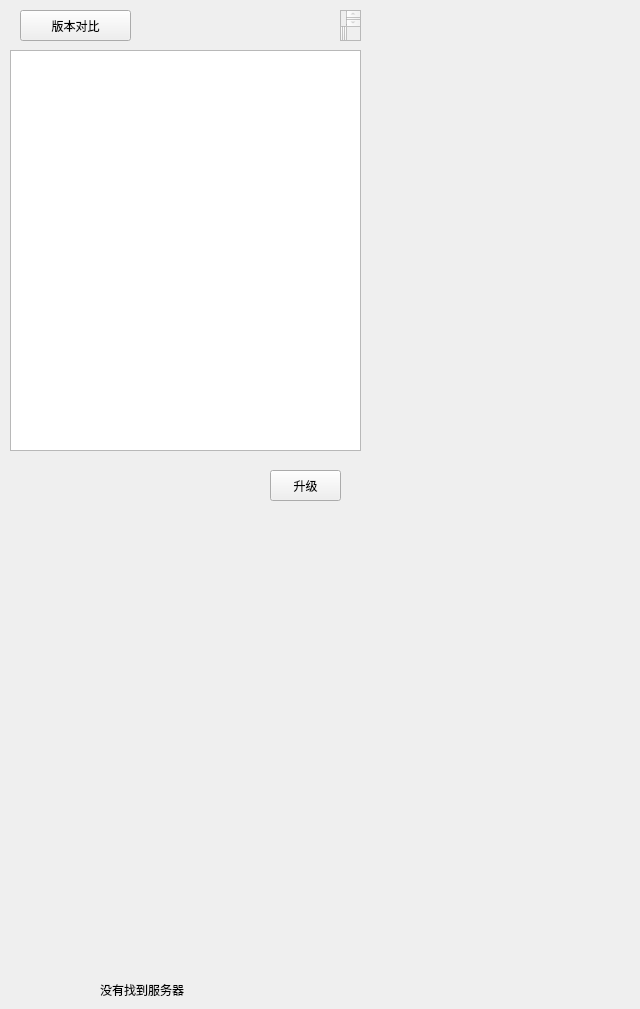
   <widget class="QWidget" name="page_10">
    <widget class="QTextBrowser" name="textBrowser_help_page9">
     <property name="enabled">
      <bool>false</bool>
     </property>
     <property name="geometry">
      <rect>
       <x>340</x>
       <y>10</y>
       <width>21</width>
       <height>31</height>
      </rect>
     </property>
     <property name="html">
      <string>&lt;!DOCTYPE HTML PUBLIC &quot;-//W3C//DTD HTML 4.0//EN&quot; &quot;http://www.w3.org/TR/REC-html40/strict.dtd&quot;&gt;
&lt;html&gt;&lt;head&gt;&lt;meta name=&quot;qrichtext&quot; content=&quot;1&quot; /&gt;&lt;style type=&quot;text/css&quot;&gt;
p, li { white-space: pre-wrap; }
&lt;/style&gt;&lt;/head&gt;&lt;body style=&quot; font-family:'SimSun'; font-size:9pt; font-weight:400; font-style:normal;&quot;&gt;
&lt;p style=&quot; margin-top:0px; margin-bottom:0px; margin-left:0px; margin-right:0px; -qt-block-indent:0; text-indent:0px;&quot;&gt;&lt;span style=&quot; font-family:'Ubuntu'; font-size:16pt; color:#8ae234;&quot;&gt;全局帮助信息：&lt;/span&gt;&lt;/p&gt;
&lt;p style=&quot; margin-top:0px; margin-bottom:0px; margin-left:0px; margin-right:0px; -qt-block-indent:0; text-indent:0px;&quot;&gt;&lt;span style=&quot; font-family:'Ubuntu'; font-size:16pt;&quot;&gt;0.界面中红色字体均表示快捷键!!!!      组合键需&lt;/span&gt;&lt;span style=&quot; font-family:'Ubuntu'; font-size:16pt; color:#ef2929;&quot;&gt;先按下测试（不松开），再按其他&lt;/span&gt;&lt;/p&gt;
&lt;p style=&quot; margin-top:0px; margin-bottom:0px; margin-left:0px; margin-right:0px; -qt-block-indent:0; text-indent:0px;&quot;&gt;&lt;span style=&quot; font-family:'Ubuntu'; font-size:16pt;&quot;&gt;1.快速切换到对应的页面：组合键，按下test，再按1-9中任意数字，将切换到对应的页面。&lt;/span&gt;&lt;/p&gt;
&lt;p style=&quot; margin-top:0px; margin-bottom:0px; margin-left:0px; margin-right:0px; -qt-block-indent:0; text-indent:0px;&quot;&gt;&lt;span style=&quot; font-family:'Ubuntu'; font-size:16pt;&quot;&gt;2.上一页，下一页：组合键，按下test，再按方向上或者方向下，将进行翻页操作。&lt;/span&gt;&lt;/p&gt;
&lt;p style=&quot; margin-top:0px; margin-bottom:0px; margin-left:0px; margin-right:0px; -qt-block-indent:0; text-indent:0px;&quot;&gt;&lt;span style=&quot; font-family:'Ubuntu'; font-size:16pt;&quot;&gt;3.重启设备： 组合键，按下test，再按下PTT，&lt;/span&gt;&lt;span style=&quot; font-family:'Ubuntu'; font-size:16pt; color:#cc0000;&quot;&gt;设备将重启&lt;/span&gt;&lt;/p&gt;
&lt;p style=&quot; margin-top:0px; margin-bottom:0px; margin-left:0px; margin-right:0px; -qt-block-indent:0; text-indent:0px;&quot;&gt;&lt;span style=&quot; font-family:'Ubuntu'; font-size:16pt;&quot;&gt;4.默认启动页：选择下次启动时将显示的页面。&lt;/span&gt;&lt;/p&gt;&lt;/body&gt;&lt;/html&gt;</string>
     </property>
    </widget>
    <widget class="QLabel" name="label_3">
     <property name="geometry">
      <rect>
       <x>100</x>
       <y>980</y>
       <width>531</width>
       <height>20</height>
      </rect>
     </property>
     <property name="text">
      <string>没有找到服务器</string>
     </property>
    </widget>
    <widget class="QPushButton" name="pushButton_version_compare">
     <property name="enabled">
      <bool>true</bool>
     </property>
     <property name="geometry">
      <rect>
       <x>20</x>
       <y>10</y>
       <width>111</width>
       <height>31</height>
      </rect>
     </property>
     <property name="styleSheet">
      <string notr="true">font: 10pt &quot;Ubuntu&quot;;</string>
     </property>
     <property name="text">
      <string>版本对比</string>
     </property>
    </widget>
    <widget class="QPushButton" name="pushButton_update">
     <property name="enabled">
      <bool>true</bool>
     </property>
     <property name="geometry">
      <rect>
       <x>270</x>
       <y>470</y>
       <width>71</width>
       <height>31</height>
      </rect>
     </property>
     <property name="styleSheet">
      <string notr="true">font: 10pt &quot;Ubuntu&quot;;</string>
     </property>
     <property name="text">
      <string>升级</string>
     </property>
    </widget>
    <widget class="QTextBrowser" name="textBrowser_version_info">
     <property name="geometry">
      <rect>
       <x>10</x>
       <y>50</y>
       <width>351</width>
       <height>401</height>
      </rect>
     </property>
    </widget>
   </widget>
